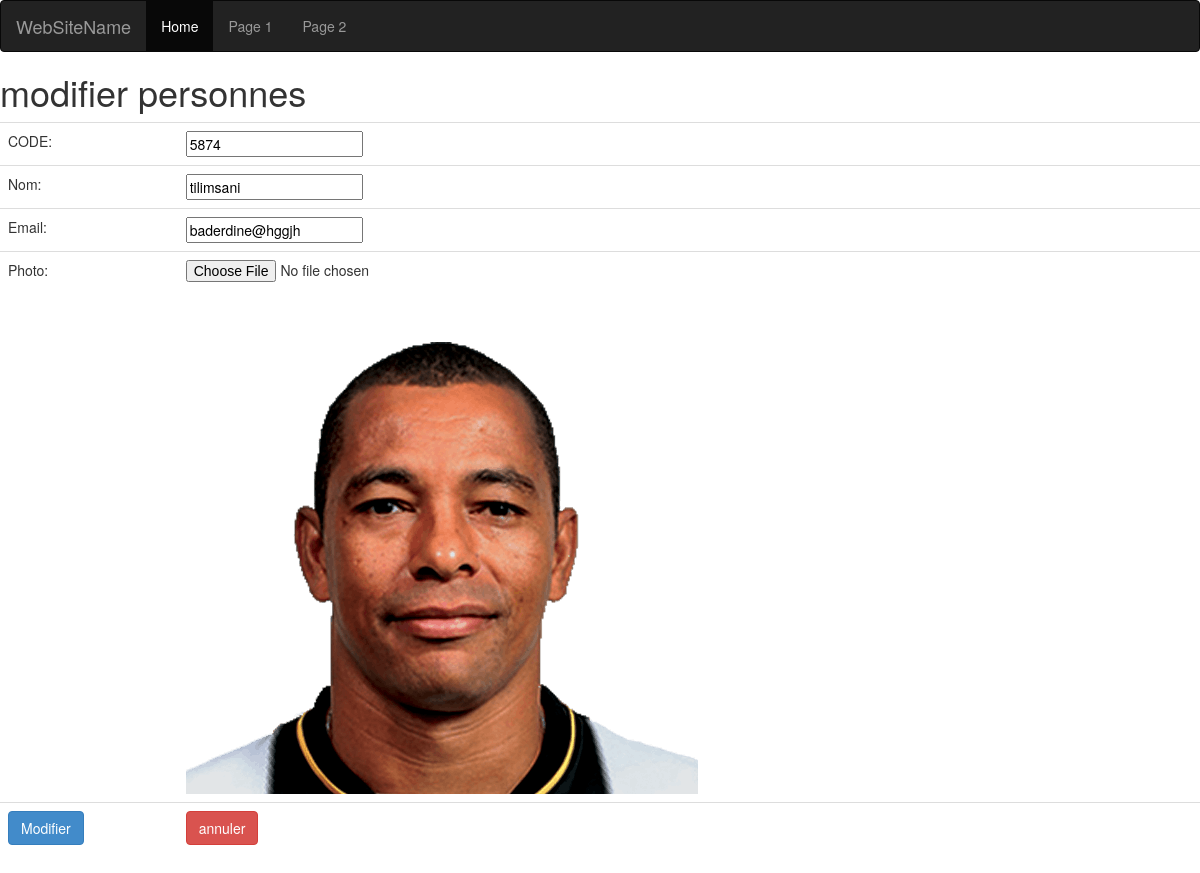
Page /modifier.php?code=5874 on the committed database.
### tables this page shows
CREATE TABLE `etudiant` (
  `code` varchar(10) NOT NULL,
  `nom` varchar(25) NOT NULL,
  `email` varchar(25) NOT NULL,
  `photo` varchar(30) NOT NULL
);

### modifier.php (the view, shortened to what this page needs)
<?php
$code=$_GET['code'];
require 'server.php';
$req='SELECT * FROM etudiant WHERE code=?';
$para=array($code);
$st=$cn->prepare($req);
$st->execute($para);
?>
<!DOCTYPE html>
<html>
<head>
<link rel="stylesheet" type="text/css" href="bootstrap.min.css">
</head>
<body>
	<?php
require 'navbar.php';
?>
<h1>modifier personnes</h1>
<form action="update.php" method="post" enctype="multipart/form-data" >
	<table class="table table-stripped">
		<?php while ($rs=$st->fetch()) { ?>
<tr>
	<td>CODE:</td>
	<td><input type="text" name="code" value="<?php echo $rs['code']; ?>" readonly></td>
</tr>
		 <tr>
	<td>Nom:</td>
	<td><input type="text" name="nom" value="<?php echo $rs['nom']; ?>"></td>
</tr>
<tr>
	<td>Email:</td>
	<td><input type="text" name="email" value="<?php echo $rs['email']; ?>"></td>
</tr>
<tr>
	<td>Photo:</td>
	<td><input type="file" name="photo">
<img src="images/<?php echo $rs['photo']; ?>">
	 </td>
</tr>
<?php } ?>
		<tr>
<td>	<input type="submit" name="Modifier" value="Modifier" class="btn btn-primary"></td>
	<td><input type="reset" name="annuler" value="annuler" class="btn btn-danger"></td>
		</tr>
	</table>
</form>
</body>
</html>

### rows in the picture
etudiant: code "5874", nom "tilimsani", email "baderdine@hggjh", photo (picture)
